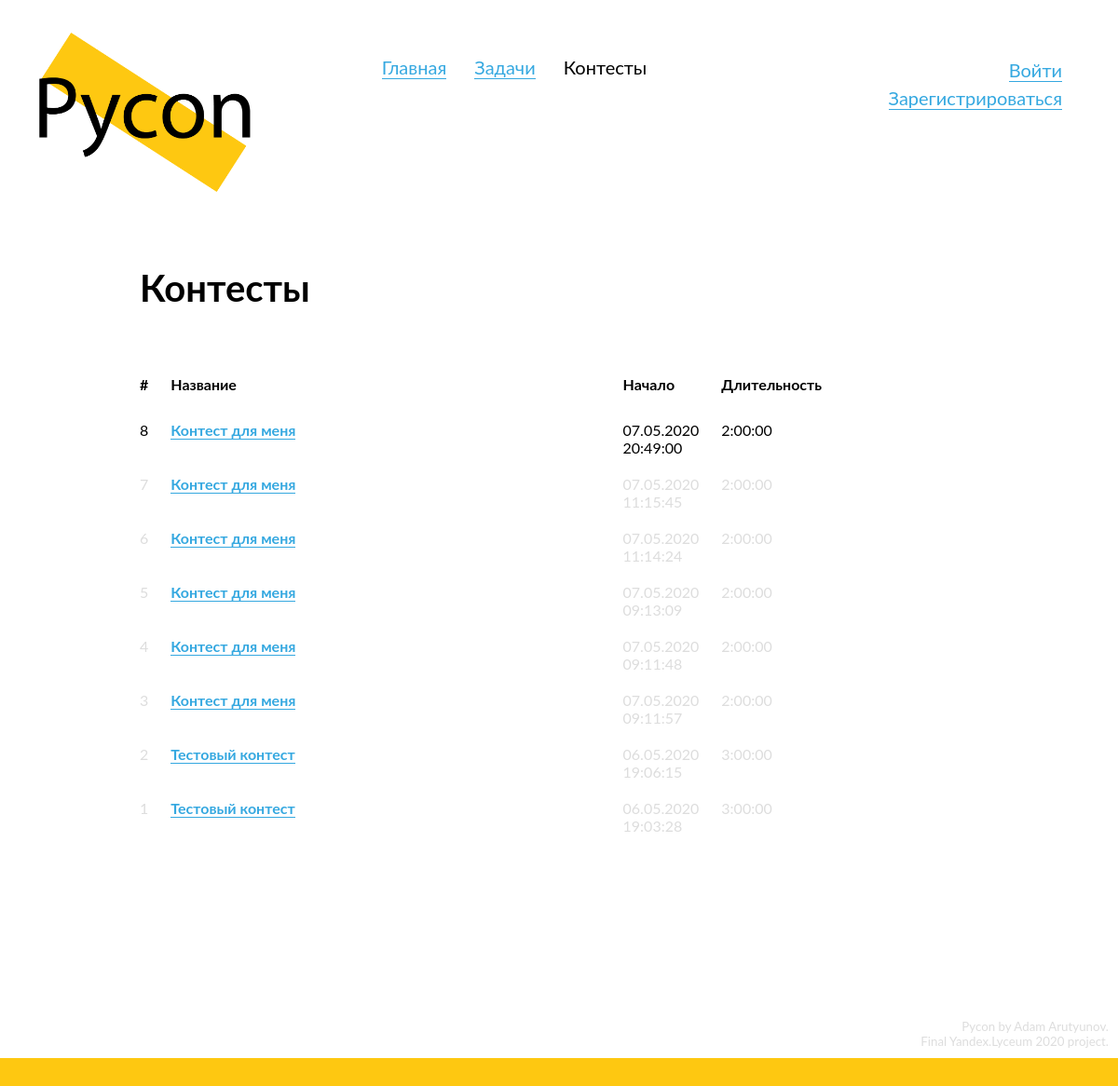
Page /contests on the committed database.
### data/models/contest.py (models this page shows, shortened)
class Contest(SqlAlchemyBase, SerializerMixin):
    __tablename__ = 'contests'
    id = Column(Integer, primary_key=True, autoincrement=True)
    name = Column(String, nullable=True)
    problems = orm.relation("Problem",
                            secondary="contest_to_problem",
                            backref="contests")
    start_date = Column(DateTime, default=datetime.datetime.now, nullable=False)
    duration = Column(Interval, nullable=True)
    hidden = Column(Boolean, default=True)
    def is_finished(self):
        if self.duration and datetime.datetime.now() >= self.start_date + self.duration:
            return True
        return False

### Pycon.py (the view)
@app.route('/contests')
def contests():
    session = db_session.create_session()
    contests = session.query(Contest).order_by(Contest.id.desc()).all()
    return render_template('contests.html', title="Контесты",
                           contests=contests)

### data/db_session.py (called while the page is built)
def create_session() -> Session:
    global __scoped_session
    return __scoped_session

### templates/contests.html (shortened to what this page needs)
{% extends "base.html" %}
{% block content %}
  <div class="content-header">
    <h2>
      Контесты
    </h2>
  </div>
  <div class="content-block">
    {% if contests %}
      <table class="submissions-table">
        <tr>
          <th class="id-td">
            <span>
              #
            </span>
          </th>
          <th class="problemname-td">
            <span>
              Название
            </span>
          </th>
          <th class="solutions-td">
            <span>
              Начало
            </span>
          </th>
          <th class="solutions-td">
            <span>
              Длительность
            </span>
          </th>
        </tr>
        {% for contest in contests %}
          <tr {{ "class=inactive-contest" if contest.is_finished() }}>
            <td class="id-td">
              {{ contest.id }}
            </td>
            <td class="problemname-td">
              <a href="/contests/{{ contest.id }}">{{ contest.name }}</a>
            </td>
            <td class="id-td">
              {{ contest.start_date.strftime("%d.%m.%Y<br>%H:%M:%S")|safe }}
            </td>
            <td class="id-td">
              {{ contest.duration.__str__() }}
            </td>
          </tr>
        {% endfor %}
      </table>
    {% endif %}
  </div>
{% endblock %}

### static/css/style.css (style rules this page uses)
* { margin: 0; padding: 0; position: relative; }
html { height: 100%; }
:root { --primary-color: #FEC811; --light-grey: #D0D0D0; --very-light-grey: #ECECEC; }
body { position: relative; font-family: "Lato"; font-size: 14pt; min-height: 100%; }
a { text-decoration: none; color: #35A8E0; border-bottom: 1px solid #35A8E0; }
h2 { font-size: 30pt; margin-bottom: 50px; }
td, th { position: relative; vertical-align: top; border: none; }
th { padding-bottom: 10px; text-align: left; font-weight: bold; }
table { border: none; border-spacing: 2vw 20px; margin-left: -2vw; width: 100%; font-size: 12pt; }
table a { font-weight: bold; }
.content-block { margin-top: 25px; margin-bottom: 50px; }
.content-header { margin-bottom: 50px; }
.id-td { width: 1px; overflow: visible; }
.solutions-td { width: 1px; }
.inactive-contest { color: #DDD; }

### rows in the picture
Contest: id "8", name "Контест для меня", start_date "07.05.2020 20:49:00", duration.__str__ "2:00:00"
Contest: id "7", name "Контест для меня", start_date "07.05.2020 11:15:45", duration.__str__ "2:00:00"
Contest: id "6", name "Контест для меня", start_date "07.05.2020 11:14:24", duration.__str__ "2:00:00"
Contest: id "5", name "Контест для меня", start_date "07.05.2020 09:13:09", duration.__str__ "2:00:00"
Contest: id "4", name "Контест для меня", start_date "07.05.2020 09:11:48", duration.__str__ "2:00:00"
Contest: id "3", name "Контест для меня", start_date "07.05.2020 09:11:57", duration.__str__ "2:00:00"
Contest: id "2", name "Тестовый контест", start_date "06.05.2020 19:06:15", duration.__str__ "3:00:00"
Contest: id "1", name "Тестовый контест", start_date "06.05.2020 19:03:28", duration.__str__ "3:00:00"
